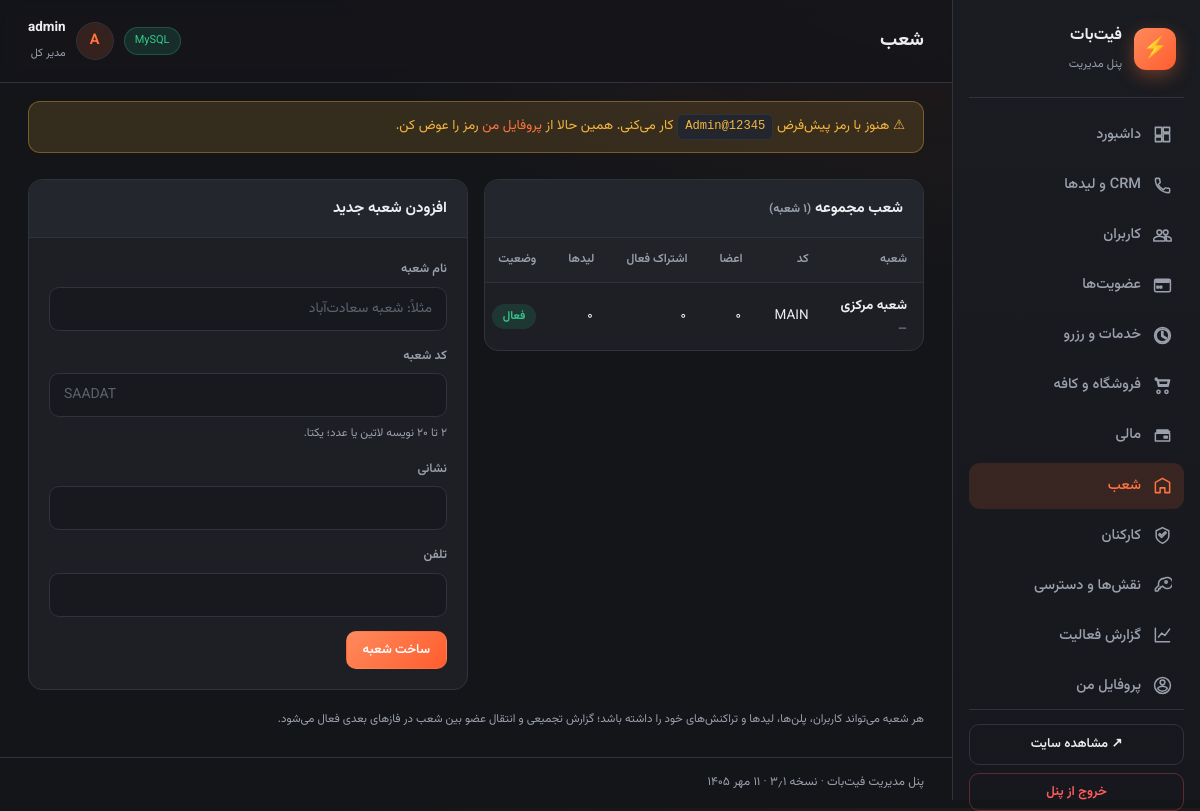
/admin/branches.php (signed in), run on the app's committed database.
### tables this page shows
CREATE TABLE IF NOT EXISTS `branches` (
  `id`         INT UNSIGNED    NOT NULL AUTO_INCREMENT,
  `name`       VARCHAR(100)    NOT NULL,
  `code`       VARCHAR(20)     NOT NULL,
  `address`    VARCHAR(255)    NOT NULL DEFAULT '',
  `phone`      VARCHAR(30)     NOT NULL DEFAULT '',
  `is_active`  TINYINT(1)      NOT NULL DEFAULT 1,
  `created_at` BIGINT UNSIGNED NOT NULL,
  PRIMARY KEY (`id`),
  UNIQUE KEY `uq_branches_code` (`code`)
);

### public/admin/branches.php (the view, shortened to what the rows shown need)
<?php
require __DIR__ . '/inc/admin.php';
$admin = AdminAuth::requireAdmin('branches.view');
$pdo = Database::connection();
$editBranch = null;
$branches = $pdo->query(
    'SELECT b.*,
        (SELECT COUNT(*) FROM users u WHERE u.branch_id = b.id) AS members,
        (SELECT COUNT(*) FROM subscriptions s WHERE s.branch_id = b.id AND s.status = \'active\') AS subs,
        (SELECT COUNT(*) FROM leads l WHERE l.branch_id = b.id) AS leads
     FROM branches b ORDER BY b.id ASC'
)->fetchAll();
admin_header($admin, 'شعب', 'branches');
?>
<div class="grid cols-2" style="align-items:start">
  <div class="card">
    <div class="card-head"><h2>شعب مجموعه <span class="sub">(<?= fa_num(count($branches)) ?> شعبه)</span></h2></div>
    <div class="card-body tight table-wrap">
      <table>
        <thead><tr><th>شعبه</th><th>کد</th><th>اعضا</th><th>اشتراک فعال</th><th>لیدها</th><th>وضعیت</th><th></th></tr></thead>
        <tbody>
        <?php foreach ($branches as $b): ?>
          <tr>
            <td><strong><?= e($b['name']) ?></strong><span class="sub"><?= e($b['address'] !== '' ? $b['address'] : '—') ?></span></td>
            <td class="num" dir="ltr"><?= e($b['code']) ?></td>
            <td class="num"><?= fa_num((string) $b['members']) ?></td>
            <td class="num"><?= fa_num((string) $b['subs']) ?></td>
            <td class="num"><?= fa_num((string) $b['leads']) ?></td>
            <td><?= (int) $b['is_active'] === 1 ? '<span class="badge green">فعال</span>' : '<span class="badge gray">غیرفعال</span>' ?></td>
          </tr>
        <?php endforeach; ?>
        </tbody>
      </table>
    </div>
  </div>
  <div class="card">
    <?php if ($editBranch): ?>
    <div class="card-head"><h2>ویرایش شعبه: <?= e($editBranch['name']) ?></h2><a class="sub" href="branches.php">انصراف ←</a></div>
    <div class="card-body">
      <form method="post">
        <?= AdminAuth::csrfField() ?>
        <input type="hidden" name="action" value="update">
        <input type="hidden" name="branch_id" value="<?= (int) $editBranch['id'] ?>">
        <div class="field"><label for="name">نام شعبه</label><input id="name" name="name" required maxlength="100" value="<?= e($editBranch['name']) ?>"></div>
        <div class="field"><label for="address">نشانی</label><input id="address" name="address" maxlength="255" value="<?= e($editBranch['address']) ?>"></div>
        <div class="field"><label for="phone">تلفن</label><input id="phone" name="phone" maxlength="30" dir="ltr" value="<?= e($editBranch['phone']) ?>"></div>
        <button class="btn btn-primary" type="submit">ذخیره تغییرات</button>
      </form>
    </div>
    <?php else: ?>
    <div class="card-head"><h2>افزودن شعبه جدید</h2></div>
    <?php endif; ?>
  </div>
</div>
<?php admin_footer();

### public/admin/inc/admin.php (shortened to what the rows shown need)
<?php
require_once dirname(__DIR__, 3) . '/app/bootstrap.php';
function e(mixed $value): string { return htmlspecialchars((string) $value, ENT_QUOTES, 'UTF-8'); }
function fa_num(string|int|float|null $text): string
{
    return str_replace(['0', '1', '2', '3', '4', '5', '6', '7', '8', '9'], ['۰', '۱', '۲', '۳', '۴', '۵', '۶', '۷', '۸', '۹'], (string) $text);
}
function gregorian_to_jalali(int $gy, int $gm, int $gd): array
{
    $gdm = [0, 31, 59, 90, 120, 151, 181, 212, 243, 273, 304, 334];
    $gy2 = $gm > 2 ? $gy + 1 : $gy;
    $days = 355666 + 365 * $gy + intdiv($gy2 + 3, 4) - intdiv($gy2 + 99, 100) + intdiv($gy2 + 399, 400) + $gd + $gdm[$gm - 1];
    $jy = -1595 + 33 * intdiv($days, 12053);
    $days %= 12053;
    $jy += 4 * intdiv($days, 1461);
    $days %= 1461;
    if ($days > 365) { $jy += intdiv($days - 1, 365); $days = ($days - 1) % 365; }
    if ($days < 186) { $jm = 1 + intdiv($days, 31); $jd = 1 + $days % 31; }
    else { $jm = 7 + intdiv($days - 186, 30); $jd = 1 + ($days - 186) % 30; }
    return [$jy, $jm, $jd];
}
function admin_header(array $admin, string $title, string $active): void
{
    $driver = \FitBot\Database::isMysql() ? 'MySQL' : 'SQLite';
    echo '<!DOCTYPE html><html lang="fa" dir="rtl"><head><meta charset="UTF-8">'
        . '<meta name="viewport" content="width=device-width, initial-scale=1.0">'
        . '<meta name="robots" content="noindex,nofollow">'
        . '<title>' . e($title) . ' — پنل مدیریت فیت‌بات</title>'
        . '<link rel="stylesheet" href="assets/admin.css">'
        . '</head><body>';
    echo '<div class="main"><header class="topbar"><h1>' . e($title) . '</h1>'
        . '<div class="topbar-user"><span class="db-chip" title="درایور فعال دیتابیس">' . e($driver) . '</span>'
        . '<span class="avatar">' . e(mb_strtoupper(mb_substr($admin['username'], 0, 1, 'UTF-8'))) . '</span>'
        . '<div class="topbar-name"><strong>' . e($admin['username']) . '</strong><small>' . ($admin['isSuper'] ? 'مدیر کل' : 'مدیر') . '</small></div>'
        . '</div></header>';
    echo '<main class="content">';
}
function admin_footer(): void
{
    echo '</main><footer class="foot">پنل مدیریت فیت‌بات · نسخه ۳٫۱ · ' . fa_num(jalali_today()) . '</footer></div>';
    echo '</body></html>';
}
function jalali_today(): string
{
    $now = (new DateTimeImmutable('now', new DateTimeZone('Asia/Tehran')));
    [$jy, $jm, $jd] = gregorian_to_jalali((int) $now->format('Y'), (int) $now->format('n'), (int) $now->format('j'));
    return $jd . ' ' . JALALI_MONTHS[$jm - 1] . ' ' . $jy;
}

### data on the page
branches: name "شعبه مرکزی", address "—", code "MAIN", members "۰", subs "۰", leads "۰", is_active "فعال"

### other printed values
$label "داشبورد"
$label "CRM و لیدها"
$label "کاربران"
$label "عضویت‌ها"
$label "خدمات و رزرو"
$label "فروشگاه و کافه"
$label "مالی"
$label "شعب"
$label "کارکنان"
$label "نقش‌ها و دسترسی"
$label "گزارش فعالیت"
$label "پروفایل من"
$title "شعب"
$driver "MySQL"
mb_strtoupper(mb_substr($admin['username'], 0, 1, 'UTF-8')) "A"
